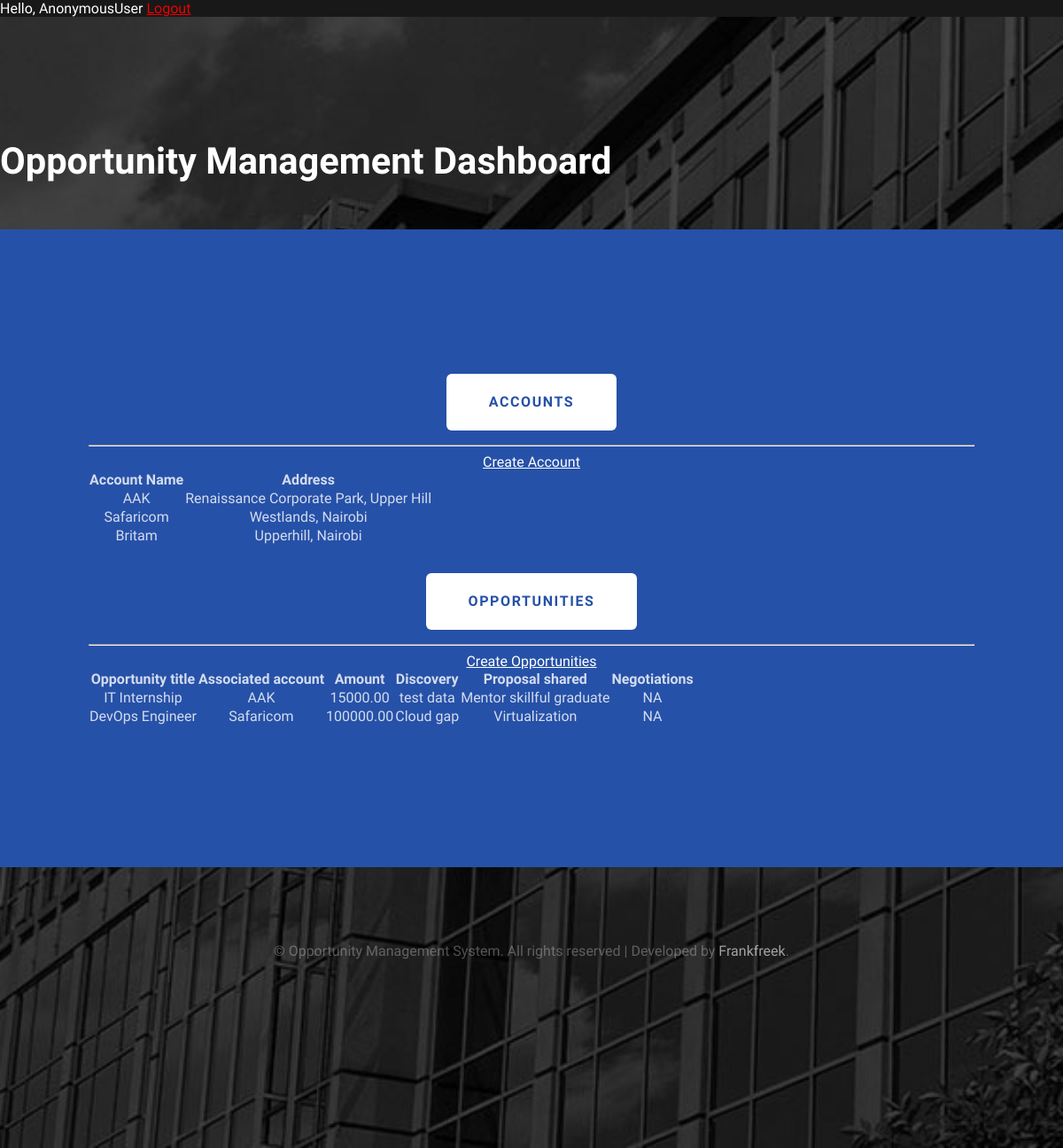
/userProfile/, run on an earlier commit of the app's database.
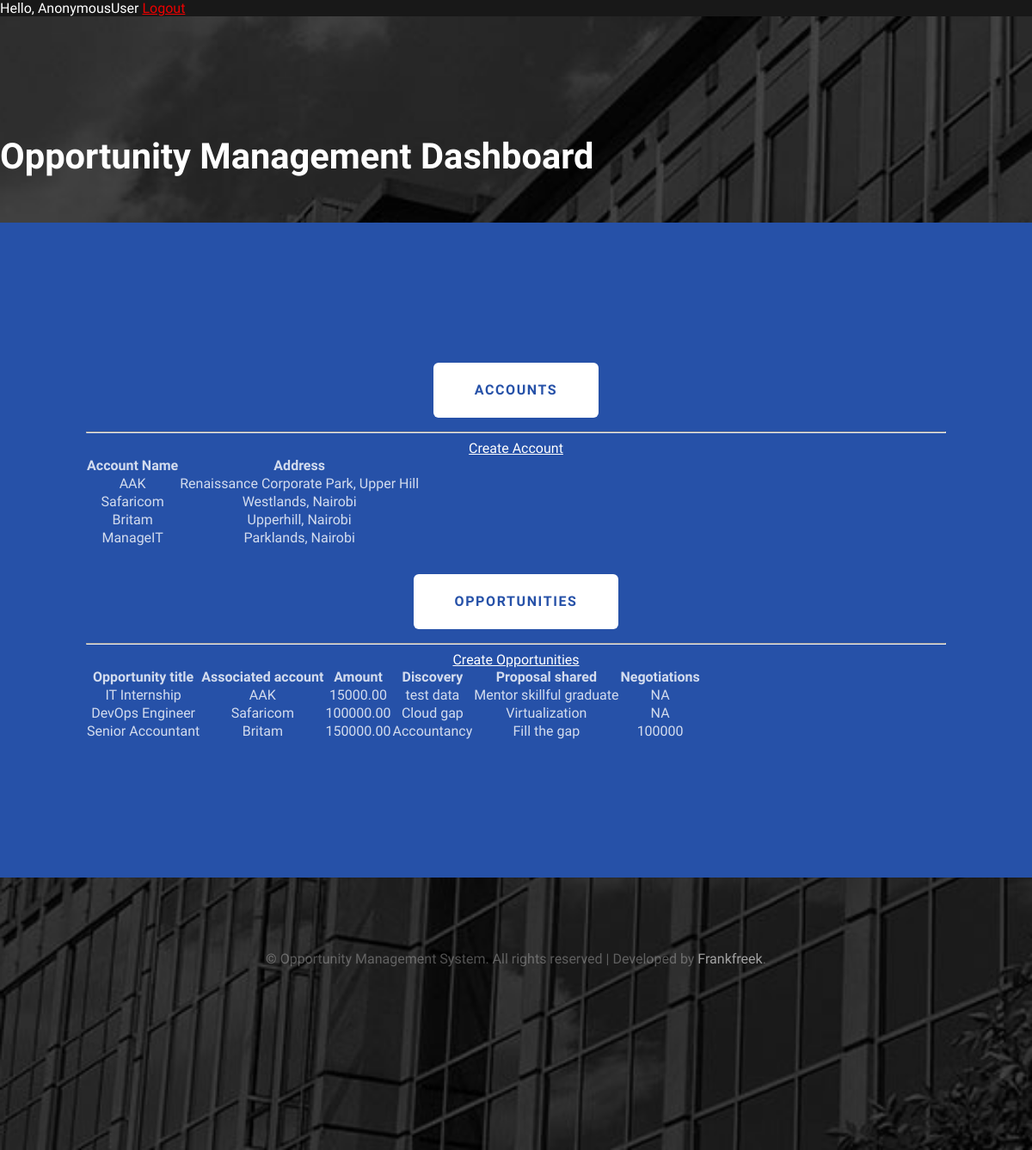
And on a later commit of the database.
### opportunitiesmgt_app/models.py (models this page shows, shortened)
class Account(models.Model):
	account_name = models.CharField(max_length=200, null=True)
	address = models.CharField(max_length=200, null=True)
	def __str__(self):
		return self.account_name

class Opportunitie(models.Model):
        opportunity_title = models.CharField(max_length=200, null=True)
        associated_account = models.ForeignKey(Account, null=True, on_delete= models.SET_NULL)
        amount = models.DecimalField(max_digits=8, decimal_places=2)
        discovery = models.CharField(max_length=200, null=True)
        proposal_shared = models.CharField(max_length=200, null=True)
        negotiations = models.CharField(max_length=200, null=True)

### opportunitiesmgt_app/views.py (the view)
# urls.py: path("userProfile/", views.userProfile, name="userProfile"),
def userProfile(request):
    accounts = Account.objects.all()
    opportunities = Opportunitie.objects.all()
    context = {'accounts':accounts, 'opportunities':opportunities}
    return render(request, "opportunitiesmgt/userProfile.html", context)

### opportunitiesmgt_app/templates/opportunitiesmgt/userProfile.html (shortened to what this page needs)
<!DOCTYPE html PUBLIC "-//W3C//DTD XHTML 1.0 Strict//EN" "http://www.w3.org/TR/xhtml1/DTD/xhtml1-strict.dtd">
{% load static %}
<html xmlns="http://www.w3.org/1999/xhtml">
  <head>
    <link href="{% static "css/default.css" %}" rel="stylesheet" type="text/css"
    media="all" /> <link href="{% static "css/fonts.css" %}" type="text/css"
  </head>
  <body>
    <span class="hello-msg">Hello, {{request.user}}</span>
    <span ><a  class="hello-msg" href="{% url 'logout' %}">Logout</a></span>
    <div id="header-wrapper">
      <div id="header" class="container">
        <div id="logo">
          <h1><a href="#">Opportunity Management Dashboard</a></h1>
        </div>
      </div>
      <div id="welcome">
        <div class="container">
          <div class="title">
            {% block content %}
            <br />
            <div class="row">
              <div class="col-md-5">
                <ul class="actions">
                  <li><a  class="button">ACCOUNTS</a></li>
                </ul>
                <hr />
                <div class="card card-body">
                  <a class="btn btn-primary btn-sm btn-block" href="{% url 'create_account' %}">Create Account</a>
                  <table class="table table-sm" >
                    <tr>
                      <th>Account Name</th>
                      <th>Address</th>
                    </tr>
                    {% for account in accounts %}
                    <tr>
                      <td>{{account.account_name}}</td>
                      <td>{{account.address}}</td>
                    </tr>
                    {% endfor %}
                  </table>
                </div>
              </div>
              <div class="col-md-7">
                <ul class="actions">
                  <li><a  class="button">OPPORTUNITIES</a></li>
                </ul>
                <hr />
                <div class="card card-body">
                  <a class="btn btn-primary btn-sm btn-block" href="{% url 'create_opportunity' %}">Create Opportunities</a>
                  <table class="table table-sm">
                    <tr>
                      <th>Opportunity title</th>
                      <th>Associated account</th>
                      <th>Amount</th>
                      <th>Discovery</th>
                      <th>Proposal shared</th>
                      <th>Negotiations</th>
                    </tr>
                    {% for i in opportunities %}
                    <tr>
                      <td>{{i.opportunity_title}}</td>
                      <td>{{i.associated_account}}</td>
                      <td>{{i.amount}}</td>
                      <td>{{i.discovery}}</td>
                      <td>{{i.proposal_shared}}</td>
                      <td>{{i.negotiations}}</td>
                    </tr>
                    {% endfor %}
                  </table>
                </div>
              </div>
            </div>
          </div>
      {% endblock %}
        </div>
</div>
    <div id="copyright" class="container">
      <p>
        &copy; Opportunity Management System. All rights reserved | Developed by
        <a href="https://frankfreek.github.io/" rel="nofollow">Frankfreek</a>.
      </p>
    </div>
  </body>
</html>

### opportunitiesmgt_app/static/css/default.css (style rules this page uses)
html, body { height: 100%; }
body { margin: 0px; padding: 0px; background: #181818; font-family: "Didact Gothic", sans-serif; font-size: 12pt; font-weight: 200; color: #fff; }
h1, h2, h3 { margin: 0; padding: 0; }
p, ol, ul { margin-top: 0; }
ol, ul { padding: 0; list-style: none; }
p { line-height: 180%; }
a { color: #ee0000; }
.container { overflow: hidden; margin: 0em auto; width: 1200px; }
ul.actions li { display: inline-block; padding: 0em 0.5em; }
.button { display: inline-block; padding: 1em 2em 1em 2em; letter-spacing: 0.1em; margin-top: 2em; padding: 1.4em 3em; background: #2651a8; border-radius: 6px; text-decoration: none; font-weight: 700; font-size: 1em; color: #fff; }
.title { margin-bottom: 3em; }
#header-wrapper { position: relative; padding: 5em 0em 7em 0em; background: #111111 url(images/header-bg.jpg) no-repeat center; background-size: cover; }
#header { position: relative; padding: 5em 0em; }
#logo { position: absolute; top: 3.6em; left: 0; }
#logo h1 { font-size: 2.6em; color: #79c255; }
#logo a { text-decoration: none; color: rgba(255, 255, 255, 1); }
#copyright { overflow: hidden; padding: 5em 0em; border-top: 1px solid rgba(0, 0, 0, 0.08); }
#copyright p { text-align: center; font-size: 1em; color: rgba(255, 255, 255, 0.3); }
#copyright a { text-decoration: none; color: rgba(255, 255, 255, 0.6); }
#welcome { position: relative; padding: 7em 0em 7em 0em; background: #2651a8; background-size: cover; text-align: center; }
#welcome .container { width: 1000px; padding: 0px 100px; color: rgba(255, 255, 255, 0.8); }
#welcome a { color: rgba(255, 255, 255, 1); }
#welcome .button { background: #fff; color: #2651a8; }
.table { border-collapse: collapse; }

What changed in the data, as far as the page shows it:
added Account: account_name "ManageIT", address "Parklands, Nairobi"
added Opportunitie: opportunity_title "Senior Accountant", associated_account "Britam", amount "150000.00", discovery "Accountancy", proposal_shared "Fill the gap", negotiations "100000"
